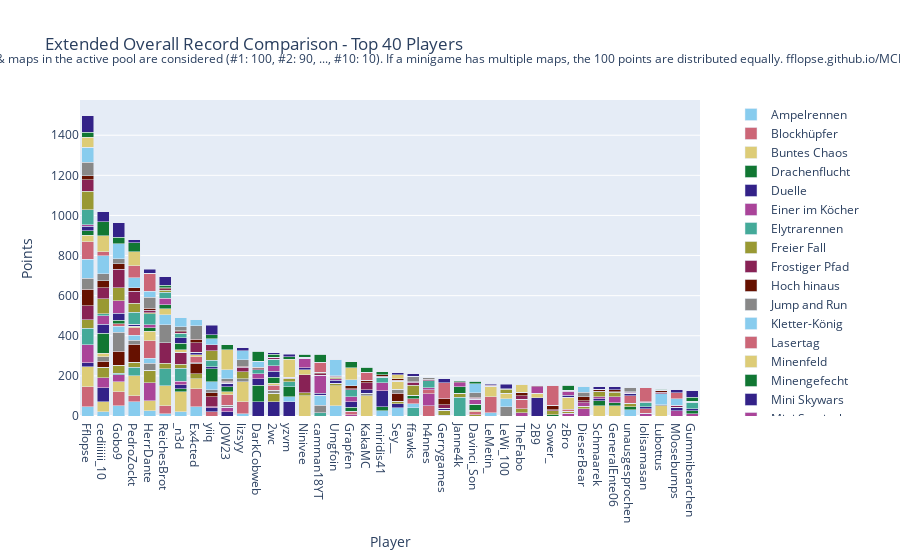

Write notebook code for a chart like this one.
### Code cell
import plotly.graph_objects as go

# Sum all columns to get the total score
outDf['Total'] = outDf.sum(axis=1)

# Sort by total score and fill N/A values with 0
outDf = outDf.sort_values(by='Total', ascending=False).fillna(0)

# Crop to top 10 players
cropDf = outDf.head(40).copy()

# Drop the 'Total' column for plotting
cropDf = cropDf.drop(columns=['Total'])

# Create a color palette
color_palette = px.colors.qualitative.Safe

# Create the stacked bar plot
fig = go.Figure()

for column in cropDf.columns.difference(['Player']):
    fig.add_trace(go.Bar(
        x=cropDf.index,
        y=cropDf[column],
        name=column,
        marker_color=color_palette[len(fig.data) % len(color_palette)]
    ))

# Update layout
fig.update_layout(
    barmode='stack',
    title='Extended Overall Record Comparison - Top 40 Players',
    xaxis=dict(title='Player'),
    yaxis=dict(title='Points'),
    #height=800,
    #width=1000,
    legend=dict(
        x=1.05,
        y=0.5,
        traceorder='normal',
        font=dict(size=12),
        bgcolor='rgba(255, 255, 255, 0)',
        bordercolor='rgba(0, 0, 0, 0)'
    ),
    margin=dict(r=200),  # Adjust right margin to make room for the legend
    annotations=[
        dict(
            x=0.5,
            y=1.1635,
            xref='paper',
            yref='paper',
            text='Max 100 points per minigame. Records #1 through #10 of games & maps in the active pool are considered (#1: 100, #2: 90, ..., #10: 10). If a minigame has multiple maps, the 100 points are distributed equally. fflopse.github.io/MCP-Records/data-analysis/global-ranking.ipynb',
            showarrow=False,
            font=dict(size=12),
            xanchor='center'
        )
    ]
)

fig.show()

# save the plot as an html file

fig.write_html('out/ext_overall_record_comparison.html')

### Figure 1 — Plotly figure (JSON) as saved in the notebook; plotly's stock layout.template omitted (floating-point values rounded to 4 significant figures)
{"data": [{"marker": {"color": "rgb(136, 204, 238)"}, "name": "Ampelrennen", "type": "bar", "x": ["Fflopse", "cediiiiii_10", "Gobo9", "PedroZockt", "HerrDante", "ReichesBrot", "_n3d", "Ex4cted", "yiiq", "JOW23", "lizsyy", "DarkCobweb", "2wc", "yzvm", "Ninivee", "camman18YT", "Umgfoin", "Grapfen", "KakaMC", "miridis41", "Sey__", "ffawks", "h4nnes", "Gerrygames", "Janne4k", "Davinci_Son", "LeMetin_", "LeWi_100", "TheFabo", "2B9", "Sower_", "zBro", "DieserBear", "Schmaarek", "GeneralEnte06", "unausgesprochen", "lolisamasan", "Lubottus", "M0osebumps", "Gummibearchen"], "y": [45, 20, 50, 70, 25, 10, 20, 45, 0, 0, 10, 0, 0, 0, 0, 0, 50, 0, 0, 25, 40, 0, 0, 0, 0, 0, 15, 0, 0, 0, 0, 0, 0, 0, 0, 30, 0, 0, 0, 0]}, {"marker": {"color": "rgb(204, 102, 119)"}, "name": "Blockhüpfer", "type": "bar", "x": ["Fflopse", "cediiiiii_10", "Gobo9", "PedroZockt", "HerrDante", "ReichesBrot", "_n3d", "Ex4cted", "yiiq", "JOW23", "lizsyy", "DarkCobweb", "2wc", "yzvm", "Ninivee", "camman18YT", "Umgfoin", "Grapfen", "KakaMC", "miridis41", "Sey__", "ffawks", "h4nnes", "Gerrygames", "Janne4k", "Davinci_Son", "LeMetin_", "LeWi_100", "TheFabo", "2B9", "Sower_", "zBro", "DieserBear", "Schmaarek", "GeneralEnte06", "unausgesprochen", "lolisamasan", "Lubottus", "M0osebumps", "Gummibearchen"], "y": [100, 0, 70, 30, 0, 40, 0, 90, 20, 0, 60, 0, 0, 0, 0, 0, 0, 0, 0, 0, 0, 0, 50, 0, 0, 0, 80, 0, 0, 0, 0, 0, 0, 0, 0, 0, 0, 0, 0, 0]}, {"marker": {"color": "rgb(221, 204, 119)"}, "name": "Buntes Chaos", "type": "bar", "x": ["Fflopse", "cediiiiii_10", "Gobo9", "PedroZockt", "HerrDante", "ReichesBrot", "_n3d", "Ex4cted", "yiiq", "JOW23", "lizsyy", "DarkCobweb", "2wc", "yzvm", "Ninivee", "camman18YT", "Umgfoin", "Grapfen", "KakaMC", "miridis41", "Sey__", "ffawks", "h4nnes", "Gerrygames", "Janne4k", "Davinci_Son", "LeMetin_", "LeWi_100", "TheFabo", "2B9", "Sower_", "zBro", "DieserBear", "Schmaarek", "GeneralEnte06", "unausgesprochen", "lolisamasan", "Lubottus", "M0osebumps", "Gummibearchen"], "y": [100, 50, 50, 100, 50, 100, 100, 50, 0, 0, 100, 0, 0, 0, 100, 0, 100, 0, 100, 0, 0, 0, 0, 0, 0, 0, 0, 0, 0, 0, 0, 0, 0, 50, 50, 0, 0, 50, 0, 0]}, {"marker": {"color": "rgb(17, 119, 51)"}, "name": "Drachenflucht", "type": "bar", "x": ["Fflopse", "cediiiiii_10", "Gobo9", "PedroZockt", "HerrDante", "ReichesBrot", "_n3d", "Ex4cted", "yiiq", "JOW23", "lizsyy", "DarkCobweb", "2wc", "yzvm", "Ninivee", "camman18YT", "Umgfoin", "Grapfen", "KakaMC", "miridis41", "Sey__", "ffawks", "h4nnes", "Gerrygames", "Janne4k", "Davinci_Son", "LeMetin_", "LeWi_100", "TheFabo", "2B9", "Sower_", "zBro", "DieserBear", "Schmaarek", "GeneralEnte06", "unausgesprochen", "lolisamasan", "Lubottus", "M0osebumps", "Gummibearchen"], "y": [0, 0, 0, 0, 0, 0, 16, 0, 0, 0, 0, 0, 0, 0, 0, 0, 0, 0, 0, 22, 0, 0, 0, 4, 0, 0, 0, 0, 0, 0, 6, 0, 0, 0, 0, 16, 0, 0, 0, 0]}, {"marker": {"color": "rgb(51, 34, 136)"}, "name": "Duelle", "type": "bar", "x": ["Fflopse", "cediiiiii_10", "Gobo9", "PedroZockt", "HerrDante", "ReichesBrot", "_n3d", "Ex4cted", "yiiq", "JOW23", "lizsyy", "DarkCobweb", "2wc", "yzvm", "Ninivee", "camman18YT", "Umgfoin", "Grapfen", "KakaMC", "miridis41", "Sey__", "ffawks", "h4nnes", "Gerrygames", "Janne4k", "Davinci_Son", "LeMetin_", "LeWi_100", "TheFabo", "2B9", "Sower_", "zBro", "DieserBear", "Schmaarek", "GeneralEnte06", "unausgesprochen", "lolisamasan", "Lubottus", "M0osebumps", "Gummibearchen"], "y": [20, 70, 0, 0, 0, 0, 20, 0, 20, 20, 0, 70, 70, 70, 0, 0, 0, 0, 0, 80, 20, 0, 0, 0, 0, 0, 0, 0, 0, 90, 0, 0, 0, 0, 0, 0, 0, 0, 0, 0]}, {"marker": {"color": "rgb(170, 68, 153)"}, "name": "Einer im Köcher", "type": "bar", "x": ["Fflopse", "cediiiiii_10", "Gobo9", "PedroZockt", "HerrDante", "ReichesBrot", "_n3d", "Ex4cted", "yiiq", "JOW23", "lizsyy", "DarkCobweb", "2wc", "yzvm", "Ninivee", "camman18YT", "Umgfoin", "Grapfen", "KakaMC", "miridis41", "Sey__", "ffawks", "h4nnes", "Gerrygames", "Janne4k", "Davinci_Son", "LeMetin_", "LeWi_100", "TheFabo", "2B9", "Sower_", "zBro", "DieserBear", "Schmaarek", "GeneralEnte06", "unausgesprochen", "lolisamasan", "Lubottus", "M0osebumps", "Gummibearchen"], "y": [90, 50, 36.67, 0, 90, 0, 16.67, 0, 6.667, 23.33, 0, 0, 0, 0, 0, 0, 0, 6.667, 0, 0, 0, 0, 60, 0, 0, 0, 0, 0, 16.67, 0, 0, 13.33, 36.67, 0, 0, 0, 13.33, 0, 26.67, 10]}, {"marker": {"color": "rgb(68, 170, 153)"}, "name": "Elytrarennen", "type": "bar", "x": ["Fflopse", "cediiiiii_10", "Gobo9", "PedroZockt", "HerrDante", "ReichesBrot", "_n3d", "Ex4cted", "yiiq", "JOW23", "lizsyy", "DarkCobweb", "2wc", "yzvm", "Ninivee", "camman18YT", "Umgfoin", "Grapfen", "KakaMC", "miridis41", "Sey__", "ffawks", "h4nnes", "Gerrygames", "Janne4k", "Davinci_Son", "LeMetin_", "LeWi_100", "TheFabo", "2B9", "Sower_", "zBro", "DieserBear", "Schmaarek", "GeneralEnte06", "unausgesprochen", "lolisamasan", "Lubottus", "M0osebumps", "Gummibearchen"], "y": [83.33, 0, 6.667, 43.33, 0, 86.67, 66.67, 0, 0, 0, 0, 0, 0, 0, 0, 16.67, 0, 0, 0, 0, 0, 40, 0, 0, 93.33, 0, 0, 0, 0, 0, 0, 0, 0, 0, 0, 0, 0, 0, 0, 0]}, {"marker": {"color": "rgb(153, 153, 51)"}, "name": "Freier Fall", "type": "bar", "x": ["Fflopse", "cediiiiii_10", "Gobo9", "PedroZockt", "HerrDante", "ReichesBrot", "_n3d", "Ex4cted", "yiiq", "JOW23", "lizsyy", "DarkCobweb", "2wc", "yzvm", "Ninivee", "camman18YT", "Umgfoin", "Grapfen", "KakaMC", "miridis41", "Sey__", "ffawks", "h4nnes", "Gerrygames", "Janne4k", "Davinci_Son", "LeMetin_", "LeWi_100", "TheFabo", "2B9", "Sower_", "zBro", "DieserBear", "Schmaarek", "GeneralEnte06", "unausgesprochen", "lolisamasan", "Lubottus", "M0osebumps", "Gummibearchen"], "y": [42.5, 52.5, 40, 25, 62.5, 27.5, 17.5, 25, 0, 0, 0, 0, 42.5, 0, 15, 0, 12.5, 0, 0, 0, 12.5, 0, 0, 25, 20, 7.5, 0, 0, 20, 0, 20, 10, 12.5, 0, 0, 17.5, 0, 0, 0, 0]}, {"marker": {"color": "rgb(136, 34, 85)"}, "name": "Frostiger Pfad", "type": "bar", "x": ["Fflopse", "cediiiiii_10", "Gobo9", "PedroZockt", "HerrDante", "ReichesBrot", "_n3d", "Ex4cted", "yiiq", "JOW23", "lizsyy", "DarkCobweb", "2wc", "yzvm", "Ninivee", "camman18YT", "Umgfoin", "Grapfen", "KakaMC", "miridis41", "Sey__", "ffawks", "h4nnes", "Gerrygames", "Janne4k", "Davinci_Son", "LeMetin_", "LeWi_100", "TheFabo", "2B9", "Sower_", "zBro", "DieserBear", "Schmaarek", "GeneralEnte06", "unausgesprochen", "lolisamasan", "Lubottus", "M0osebumps", "Gummibearchen"], "y": [70, 0, 0, 0, 0, 100, 60, 0, 50, 0, 0, 0, 0, 0, 90, 0, 0, 0, 0, 0, 0, 0, 0, 0, 0, 0, 0, 0, 0, 0, 0, 0, 0, 0, 0, 0, 0, 0, 0, 0]}, {"marker": {"color": "rgb(102, 17, 0)"}, "name": "Hoch hinaus", "type": "bar", "x": ["Fflopse", "cediiiiii_10", "Gobo9", "PedroZockt", "HerrDante", "ReichesBrot", "_n3d", "Ex4cted", "yiiq", "JOW23", "lizsyy", "DarkCobweb", "2wc", "yzvm", "Ninivee", "camman18YT", "Umgfoin", "Grapfen", "KakaMC", "miridis41", "Sey__", "ffawks", "h4nnes", "Gerrygames", "Janne4k", "Davinci_Son", "LeMetin_", "LeWi_100", "TheFabo", "2B9", "Sower_", "zBro", "DieserBear", "Schmaarek", "GeneralEnte06", "unausgesprochen", "lolisamasan", "Lubottus", "M0osebumps", "Gummibearchen"], "y": [80, 30, 70, 90, 0, 0, 0, 50, 20, 0, 0, 0, 0, 0, 0, 0, 0, 0, 0, 0, 40, 0, 0, 0, 0, 0, 0, 0, 0, 0, 0, 0, 0, 0, 0, 0, 0, 0, 0, 0]}, {"marker": {"color": "rgb(136, 136, 136)"}, "name": "Jump and Run", "type": "bar", "x": ["Fflopse", "cediiiiii_10", "Gobo9", "PedroZockt", "HerrDante", "ReichesBrot", "_n3d", "Ex4cted", "yiiq", "JOW23", "lizsyy", "DarkCobweb", "2wc", "yzvm", "Ninivee", "camman18YT", "Umgfoin", "Grapfen", "KakaMC", "miridis41", "Sey__", "ffawks", "h4nnes", "Gerrygames", "Janne4k", "Davinci_Son", "LeMetin_", "LeWi_100", "TheFabo", "2B9", "Sower_", "zBro", "DieserBear", "Schmaarek", "GeneralEnte06", "unausgesprochen", "lolisamasan", "Lubottus", "M0osebumps", "Gummibearchen"], "y": [56.67, 23.33, 93.33, 20, 36.67, 90, 0, 6.667, 13.33, 10, 16.67, 0, 16.67, 0, 0, 36.67, 0, 0, 13.33, 0, 20, 0, 0, 0, 0, 0, 0, 46.67, 0, 0, 0, 0, 0, 0, 0, 0, 0, 6.667, 0, 0]}, {"marker": {"color": "rgb(136, 204, 238)"}, "name": "Kletter-König", "type": "bar", "x": ["Fflopse", "cediiiiii_10", "Gobo9", "PedroZockt", "HerrDante", "ReichesBrot", "_n3d", "Ex4cted", "yiiq", "JOW23", "lizsyy", "DarkCobweb", "2wc", "yzvm", "Ninivee", "camman18YT", "Umgfoin", "Grapfen", "KakaMC", "miridis41", "Sey__", "ffawks", "h4nnes", "Gerrygames", "Janne4k", "Davinci_Son", "LeMetin_", "LeWi_100", "TheFabo", "2B9", "Sower_", "zBro", "DieserBear", "Schmaarek", "GeneralEnte06", "unausgesprochen", "lolisamasan", "Lubottus", "M0osebumps", "Gummibearchen"], "y": [95, 0, 30, 25, 25, 50, 0, 0, 40, 0, 0, 0, 0, 25, 0, 50, 0, 0, 0, 0, 0, 20, 0, 0, 0, 0, 0, 40, 0, 0, 0, 0, 0, 0, 0, 0, 0, 55, 0, 0]}, {"marker": {"color": "rgb(204, 102, 119)"}, "name": "Lasertag", "type": "bar", "x": ["Fflopse", "cediiiiii_10", "Gobo9", "PedroZockt", "HerrDante", "ReichesBrot", "_n3d", "Ex4cted", "yiiq", "JOW23", "lizsyy", "DarkCobweb", "2wc", "yzvm", "Ninivee", "camman18YT", "Umgfoin", "Grapfen", "KakaMC", "miridis41", "Sey__", "ffawks", "h4nnes", "Gerrygames", "Janne4k", "Davinci_Son", "LeMetin_", "LeWi_100", "TheFabo", "2B9", "Sower_", "zBro", "DieserBear", "Schmaarek", "GeneralEnte06", "unausgesprochen", "lolisamasan", "Lubottus", "M0osebumps", "Gummibearchen"], "y": [86.67, 0, 13.33, 36.67, 86.67, 0, 0, 30, 0, 53.33, 0, 0, 23.33, 0, 0, 0, 0, 16.67, 0, 0, 0, 26.67, 20, 0, 0, 13.33, 0, 0, 46.67, 0, 0, 10, 0, 0, 0, 36.67, 23.33, 0, 0, 0]}, {"marker": {"color": "rgb(221, 204, 119)"}, "name": "Minenfeld", "type": "bar", "x": ["Fflopse", "cediiiiii_10", "Gobo9", "PedroZockt", "HerrDante", "ReichesBrot", "_n3d", "Ex4cted", "yiiq", "JOW23", "lizsyy", "DarkCobweb", "2wc", "yzvm", "Ninivee", "camman18YT", "Umgfoin", "Grapfen", "KakaMC", "miridis41", "Sey__", "ffawks", "h4nnes", "Gerrygames", "Janne4k", "Davinci_Son", "LeMetin_", "LeWi_100", "TheFabo", "2B9", "Sower_", "zBro", "DieserBear", "Schmaarek", "GeneralEnte06", "unausgesprochen", "lolisamasan", "Lubottus", "M0osebumps", "Gummibearchen"], "y": [33.33, 16.67, 0, 6.667, 46.67, 30, 13.33, 10, 0, 13.33, 0, 0, 10, 0, 26.67, 0, 0, 0, 0, 0, 40, 0, 0, 0, 0, 6.667, 53.33, 26.67, 0, 23.33, 0, 60, 0, 0, 0, 0, 0, 0, 0, 0]}, {"marker": {"color": "rgb(17, 119, 51)"}, "name": "Minengefecht", "type": "bar", "x": ["Fflopse", "cediiiiii_10", "Gobo9", "PedroZockt", "HerrDante", "ReichesBrot", "_n3d", "Ex4cted", "yiiq", "JOW23", "lizsyy", "DarkCobweb", "2wc", "yzvm", "Ninivee", "camman18YT", "Umgfoin", "Grapfen", "KakaMC", "miridis41", "Sey__", "ffawks", "h4nnes", "Gerrygames", "Janne4k", "Davinci_Son", "LeMetin_", "LeWi_100", "TheFabo", "2B9", "Sower_", "zBro", "DieserBear", "Schmaarek", "GeneralEnte06", "unausgesprochen", "lolisamasan", "Lubottus", "M0osebumps", "Gummibearchen"], "y": [20, 100, 16.67, 0, 16.67, 20, 33.33, 0, 66.67, 26.67, 0, 83.33, 30, 50, 0, 0, 0, 20, 0, 0, 0, 16.67, 0, 0, 33.33, 30, 0, 0, 0, 0, 0, 0, 0, 26.67, 16.67, 0, 0, 0, 0, 16.67]}, {"marker": {"color": "rgb(51, 34, 136)"}, "name": "Mini Skywars", "type": "bar", "x": ["Fflopse", "cediiiiii_10", "Gobo9", "PedroZockt", "HerrDante", "ReichesBrot", "_n3d", "Ex4cted", "yiiq", "JOW23", "lizsyy", "DarkCobweb", "2wc", "yzvm", "Ninivee", "camman18YT", "Umgfoin", "Grapfen", "KakaMC", "miridis41", "Sey__", "ffawks", "h4nnes", "Gerrygames", "Janne4k", "Davinci_Son", "LeMetin_", "LeWi_100", "TheFabo", "2B9", "Sower_", "zBro", "DieserBear", "Schmaarek", "GeneralEnte06", "unausgesprochen", "lolisamasan", "Lubottus", "M0osebumps", "Gummibearchen"], "y": [23.33, 45, 35, 10, 0, 0, 26.67, 11.67, 8.333, 16.67, 0, 31.67, 31.67, 0, 10, 10, 16.67, 26.67, 16.67, 0, 0, 0, 0, 10, 0, 0, 0, 0, 0, 0, 0, 10, 0, 10, 0, 13.33, 10, 0, 16.67, 8.333]}, {"marker": {"color": "rgb(170, 68, 153)"}, "name": "Mini Survivalgames", "type": "bar", "x": ["Fflopse", "cediiiiii_10", "Gobo9", "PedroZockt", "HerrDante", "ReichesBrot", "_n3d", "Ex4cted", "yiiq", "JOW23", "lizsyy", "DarkCobweb", "2wc", "yzvm", "Ninivee", "camman18YT", "Umgfoin", "Grapfen", "KakaMC", "miridis41", "Sey__", "ffawks", "h4nnes", "Gerrygames", "Janne4k", "Davinci_Son", "LeMetin_", "LeWi_100", "TheFabo", "2B9", "Sower_", "zBro", "DieserBear", "Schmaarek", "GeneralEnte06", "unausgesprochen", "lolisamasan", "Lubottus", "M0osebumps", "Gummibearchen"], "y": [6.667, 43.33, 63.33, 0, 16.67, 33.33, 0, 0, 0, 0, 0, 26.67, 26.67, 0, 46.67, 90, 6.667, 26.67, 0, 40, 0, 0, 10, 0, 20, 26.67, 0, 0, 0, 33.33, 0, 16.67, 16.67, 10, 30, 0, 0, 0, 0, 0]}, {"marker": {"color": "rgb(68, 170, 153)"}, "name": "Paintball", "type": "bar", "x": ["Fflopse", "cediiiiii_10", "Gobo9", "PedroZockt", "HerrDante", "ReichesBrot", "_n3d", "Ex4cted", "yiiq", "JOW23", "lizsyy", "DarkCobweb", "2wc", "yzvm", "Ninivee", "camman18YT", "Umgfoin", "Grapfen", "KakaMC", "miridis41", "Sey__", "ffawks", "h4nnes", "Gerrygames", "Janne4k", "Davinci_Son", "LeMetin_", "LeWi_100", "TheFabo", "2B9", "Sower_", "zBro", "DieserBear", "Schmaarek", "GeneralEnte06", "unausgesprochen", "lolisamasan", "Lubottus", "M0osebumps", "Gummibearchen"], "y": [76.67, 10, 0, 60, 53.33, 30, 20, 0, 33.33, 0, 0, 20, 33.33, 26.67, 0, 0, 0, 33.33, 0, 26.67, 0, 0, 36.67, 0, 0, 0, 0, 0, 0, 0, 0, 0, 0, 0, 0, 0, 20, 0, 0, 33.33]}, {"marker": {"color": "rgb(153, 153, 51)"}, "name": "Pferderennen", "type": "bar", "x": ["Fflopse", "cediiiiii_10", "Gobo9", "PedroZockt", "HerrDante", "ReichesBrot", "_n3d", "Ex4cted", "yiiq", "JOW23", "lizsyy", "DarkCobweb", "2wc", "yzvm", "Ninivee", "camman18YT", "Umgfoin", "Grapfen", "KakaMC", "miridis41", "Sey__", "ffawks", "h4nnes", "Gerrygames", "Janne4k", "Davinci_Son", "LeMetin_", "LeWi_100", "TheFabo", "2B9", "Sower_", "zBro", "DieserBear", "Schmaarek", "GeneralEnte06", "unausgesprochen", "lolisamasan", "Lubottus", "M0osebumps", "Gummibearchen"], "y": [91.67, 75, 65, 45, 6.667, 10, 3.333, 0, 46.67, 0, 35, 0, 0, 13.33, 0, 0, 8.333, 0, 0, 0, 3.333, 50, 0, 0, 0, 0, 0, 20, 0, 0, 0, 0, 0, 23.33, 21.67, 0, 0, 0, 0, 0]}, {"marker": {"color": "rgb(136, 34, 85)"}, "name": "Replika", "type": "bar", "x": ["Fflopse", "cediiiiii_10", "Gobo9", "PedroZockt", "HerrDante", "ReichesBrot", "_n3d", "Ex4cted", "yiiq", "JOW23", "lizsyy", "DarkCobweb", "2wc", "yzvm", "Ninivee", "camman18YT", "Umgfoin", "Grapfen", "KakaMC", "miridis41", "Sey__", "ffawks", "h4nnes", "Gerrygames", "Janne4k", "Davinci_Son", "LeMetin_", "LeWi_100", "TheFabo", "2B9", "Sower_", "zBro", "DieserBear", "Schmaarek", "GeneralEnte06", "unausgesprochen", "lolisamasan", "Lubottus", "M0osebumps", "Gummibearchen"], "y": [56.02, 54.27, 91.36, 60.68, 10.87, 7.961, 7.67, 47.77, 30.87, 5.631, 22.14, 4.951, 7.573, 3.107, 2.913, 8.058, 2.913, 4.66, 36.31, 4.078, 3.107, 15.73, 2.913, 16.5, 5.049, 5.34, 4.078, 2.136, 16.6, 5.049, 5.049, 3.689, 9.903, 2.913, 3.301, 4.272, 3.107, 6.214, 7.961, 4.854]}, {"marker": {"color": "rgb(102, 17, 0)"}, "name": "Sammelwahn", "type": "bar", "x": ["Fflopse", "cediiiiii_10", "Gobo9", "PedroZockt", "HerrDante", "ReichesBrot", "_n3d", "Ex4cted", "yiiq", "JOW23", "lizsyy", "DarkCobweb", "2wc", "yzvm", "Ninivee", "camman18YT", "Umgfoin", "Grapfen", "KakaMC", "miridis41", "Sey__", "ffawks", "h4nnes", "Gerrygames", "Janne4k", "Davinci_Son", "LeMetin_", "LeWi_100", "TheFabo", "2B9", "Sower_", "zBro", "DieserBear", "Schmaarek", "GeneralEnte06", "unausgesprochen", "lolisamasan", "Lubottus", "M0osebumps", "Gummibearchen"], "y": [20.5, 35.5, 27.75, 16.25, 10.25, 3.5, 4.5, 17, 0, 4, 5, 6, 0, 4.5, 2.25, 6, 4.75, 15.75, 10.75, 7, 8, 2.75, 4.75, 31, 0, 3.25, 3.25, 0, 17.5, 2.5, 21.75, 3.5, 20.5, 9.75, 10, 3.25, 1, 10.25, 3.5, 0]}, {"marker": {"color": "rgb(136, 136, 136)"}, "name": "Schießstand", "type": "bar", "x": ["Fflopse", "cediiiiii_10", "Gobo9", "PedroZockt", "HerrDante", "ReichesBrot", "_n3d", "Ex4cted", "yiiq", "JOW23", "lizsyy", "DarkCobweb", "2wc", "yzvm", "Ninivee", "camman18YT", "Umgfoin", "Grapfen", "KakaMC", "miridis41", "Sey__", "ffawks", "h4nnes", "Gerrygames", "Janne4k", "Davinci_Son", "LeMetin_", "LeWi_100", "TheFabo", "2B9", "Sower_", "zBro", "DieserBear", "Schmaarek", "GeneralEnte06", "unausgesprochen", "lolisamasan", "Lubottus", "M0osebumps", "Gummibearchen"], "y": [67.5, 32.5, 25, 0, 55, 0, 20, 67.5, 0, 12.5, 32.5, 0, 0, 0, 0, 0, 0, 0, 0, 0, 0, 27.5, 7.5, 0, 0, 22.5, 0, 0, 0, 0, 0, 0, 22.5, 0, 0, 22.5, 0, 0, 0, 0]}, {"marker": {"color": "rgb(136, 204, 238)"}, "name": "Spleef", "type": "bar", "x": ["Fflopse", "cediiiiii_10", "Gobo9", "PedroZockt", "HerrDante", "ReichesBrot", "_n3d", "Ex4cted", "yiiq", "JOW23", "lizsyy", "DarkCobweb", "2wc", "yzvm", "Ninivee", "camman18YT", "Umgfoin", "Grapfen", "KakaMC", "miridis41", "Sey__", "ffawks", "h4nnes", "Gerrygames", "Janne4k", "Davinci_Son", "LeMetin_", "LeWi_100", "TheFabo", "2B9", "Sower_", "zBro", "DieserBear", "Schmaarek", "GeneralEnte06", "unausgesprochen", "lolisamasan", "Lubottus", "M0osebumps", "Gummibearchen"], "y": [75, 90, 75, 50, 30, 0, 45, 30, 30, 45, 45, 30, 0, 0, 0, 0, 80, 30, 0, 0, 0, 0, 0, 0, 0, 45, 0, 0, 0, 0, 0, 0, 30, 0, 0, 0, 0, 0, 30, 0]}, {"marker": {"color": "rgb(204, 102, 119)"}, "name": "Todeswürfel", "type": "bar", "x": ["Fflopse", "cediiiiii_10", "Gobo9", "PedroZockt", "HerrDante", "ReichesBrot", "_n3d", "Ex4cted", "yiiq", "JOW23", "lizsyy", "DarkCobweb", "2wc", "yzvm", "Ninivee", "camman18YT", "Umgfoin", "Grapfen", "KakaMC", "miridis41", "Sey__", "ffawks", "h4nnes", "Gerrygames", "Janne4k", "Davinci_Son", "LeMetin_", "LeWi_100", "TheFabo", "2B9", "Sower_", "zBro", "DieserBear", "Schmaarek", "GeneralEnte06", "unausgesprochen", "lolisamasan", "Lubottus", "M0osebumps", "Gummibearchen"], "y": [0, 20, 0, 60, 90, 0, 0, 0, 0, 0, 0, 0, 0, 0, 0, 50, 0, 0, 40, 0, 0, 0, 0, 80, 0, 0, 0, 0, 0, 0, 100, 0, 0, 0, 0, 0, 70, 0, 30, 0]}, {"marker": {"color": "rgb(221, 204, 119)"}, "name": "Waffenfolge", "type": "bar", "x": ["Fflopse", "cediiiiii_10", "Gobo9", "PedroZockt", "HerrDante", "ReichesBrot", "_n3d", "Ex4cted", "yiiq", "JOW23", "lizsyy", "DarkCobweb", "2wc", "yzvm", "Ninivee", "camman18YT", "Umgfoin", "Grapfen", "KakaMC", "miridis41", "Sey__", "ffawks", "h4nnes", "Gerrygames", "Janne4k", "Davinci_Son", "LeMetin_", "LeWi_100", "TheFabo", "2B9", "Sower_", "zBro", "DieserBear", "Schmaarek", "GeneralEnte06", "unausgesprochen", "lolisamasan", "Lubottus", "M0osebumps", "Gummibearchen"], "y": [50, 80, 0, 70, 0, 0, 0, 0, 0, 100, 0, 0, 0, 90, 0, 0, 0, 60, 0, 0, 20, 0, 0, 0, 0, 0, 0, 0, 40, 0, 0, 0, 0, 0, 0, 0, 0, 0, 0, 0]}, {"marker": {"color": "rgb(17, 119, 51)"}, "name": "Walls", "type": "bar", "x": ["Fflopse", "cediiiiii_10", "Gobo9", "PedroZockt", "HerrDante", "ReichesBrot", "_n3d", "Ex4cted", "yiiq", "JOW23", "lizsyy", "DarkCobweb", "2wc", "yzvm", "Ninivee", "camman18YT", "Umgfoin", "Grapfen", "KakaMC", "miridis41", "Sey__", "ffawks", "h4nnes", "Gerrygames", "Janne4k", "Davinci_Son", "LeMetin_", "LeWi_100", "TheFabo", "2B9", "Sower_", "zBro", "DieserBear", "Schmaarek", "GeneralEnte06", "unausgesprochen", "lolisamasan", "Lubottus", "M0osebumps", "Gummibearchen"], "y": [25, 70, 32.5, 45, 0, 12.5, 0, 0, 20, 25, 0, 50, 15, 12.5, 15, 40, 0, 30, 25, 15, 0, 0, 0, 0, 5, 12.5, 0, 0, 0, 0, 0, 25, 0, 0, 0, 0, 0, 5, 0, 20]}, {"marker": {"color": "rgb(51, 34, 136)"}, "name": "Wettrennen", "type": "bar", "x": ["Fflopse", "cediiiiii_10", "Gobo9", "PedroZockt", "HerrDante", "ReichesBrot", "_n3d", "Ex4cted", "yiiq", "JOW23", "lizsyy", "DarkCobweb", "2wc", "yzvm", "Ninivee", "camman18YT", "Umgfoin", "Grapfen", "KakaMC", "miridis41", "Sey__", "ffawks", "h4nnes", "Gerrygames", "Janne4k", "Davinci_Son", "LeMetin_", "LeWi_100", "TheFabo", "2B9", "Sower_", "zBro", "DieserBear", "Schmaarek", "GeneralEnte06", "unausgesprochen", "lolisamasan", "Lubottus", "M0osebumps", "Gummibearchen"], "y": [82, 50, 72, 14, 20, 44, 0, 0, 46, 0, 14, 0, 8, 14, 0, 0, 0, 0, 0, 0, 8, 12, 0, 20, 0, 0, 4, 24, 0, 0, 0, 0, 0, 14, 14, 0, 0, 0, 16, 32]}], "layout": {"annotations": [{"font": {"size": 12}, "showarrow": false, "text": "Max 100 points per minigame. Records #1 through #10 of games & maps in the active pool are considered (#1: 100, #2: 90, ..., #10: 10). If a minigame has multiple maps, the 100 points are distributed equally. fflopse.github.io/MCP-Records/data-analysis/global-ranking.ipynb", "x": 0.5, "xanchor": "center", "xref": "paper", "y": 1.163, "yref": "paper"}], "barmode": "stack", "legend": {"bgcolor": "rgba(255, 255, 255, 0)", "bordercolor": "rgba(0, 0, 0, 0)", "font": {"size": 12}, "traceorder": "normal", "x": 1.05, "y": 0.5}, "margin": {"r": 200}, "title": {"text": "Extended Overall Record Comparison - Top 40 Players"}, "xaxis": {"title": {"text": "Player"}}, "yaxis": {"title": {"text": "Points"}}}}
